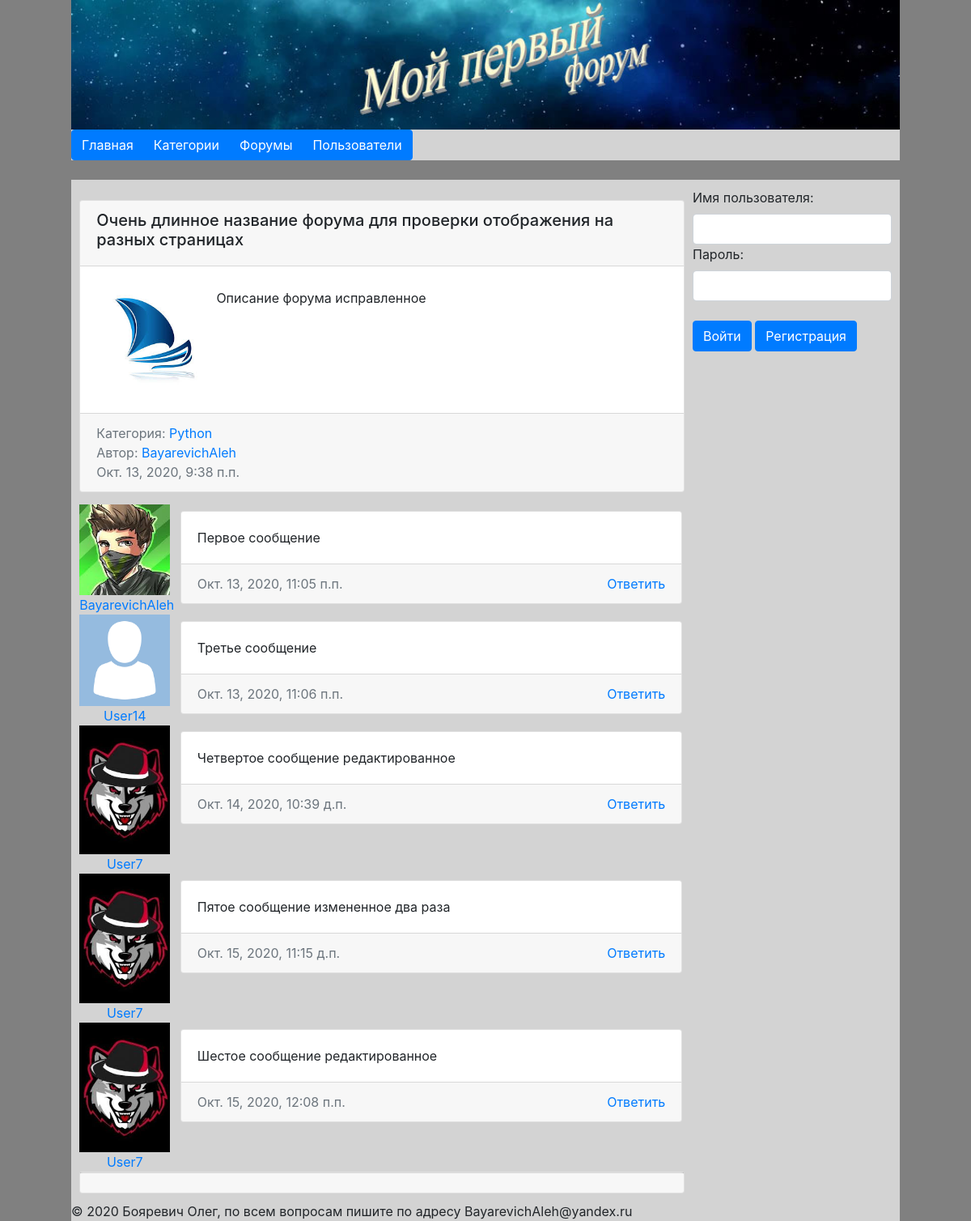
The app's page /forum/16 with its own data.
### Forum/models.py (models this page shows, shortened)
class Forum(models.Model):
    category = models.ForeignKey('Category', on_delete=models.SET_NULL, null=True,
                                 verbose_name='Категория')
    name = models.CharField(max_length=100, unique=True, verbose_name='Название')
    commit = RichTextField(blank=False, verbose_name='Описание')
    logo = models.ImageField(blank=True, upload_to='forumlogos/', verbose_name='Логотип')
    creator = models.ForeignKey('Users', on_delete=models.PROTECT, null=True, verbose_name='Создатель')
    is_published = models.BooleanField(default=True,
                                       verbose_name='Публичность')
    create_date = models.DateTimeField(auto_now_add=True, verbose_name='Дата создания')
    def __str__(self):
        return self.name
    class Meta:
        verbose_name = 'Форум'
        verbose_name_plural = 'Форумы'
        ordering = ['-create_date']

class Category(models.Model):
    title = models.CharField(max_length=150, db_index=True, unique=True, verbose_name='Название категории')
    commit = models.TextField(max_length=1000, verbose_name='Описание категории')
    def get_absolute_url(self):
        return reverse('category', kwargs={"category_id": self.pk})
    def __str__(self):
        return self.title
    class Meta:
        verbose_name = 'Котегория'
        verbose_name_plural = 'Категории'
        ordering = ['pk']

class Users(AbstractUser):
    age = models.DateField(blank=True, null=True, verbose_name='Дата Рождения', )
    photo = models.ImageField(blank=True, upload_to='userphotos/', verbose_name='Фото')
    status = models.CharField(max_length=150, choices=STATUS_CHOICES, default='active', verbose_name='Статус')
    def get_absolute_url(self):
        return reverse('user', kwargs={"username": self.username})
    def __str__(self):
        return self.username
    class Meta:
        verbose_name = 'Пользователь'
        verbose_name_plural = 'Пользователи'
        ordering = ['username']

class Message(models.Model):
    id_forum = models.ForeignKey('Forum', on_delete=models.CASCADE, null=True,
                                 verbose_name='Форум')
    id_user = models.ForeignKey('Users', on_delete=models.PROTECT, null=True,
                                verbose_name='Пользователь')
    text = RichTextField(blank=False, verbose_name='Сообщение')
    create_date = models.DateTimeField(auto_now_add=True)
    class Meta:
        verbose_name = 'Сообщение'
        verbose_name_plural = 'Сообщения'
        ordering = ['create_date']

### Forum/views.py (the view, shortened to what this page needs)
# urls.py: path('forum/<int:forum_id>', ForumView.as_view(), name='forum'),
class ForumView(MyListView):
    model = Message
    context_object_name = 'messages'
    template_name = 'Forum/forum.html'
    allow_empty = True
    paginate_by = 10
    def get_context_data(self, *, object_list=None, **kwargs):
        context = super(ForumView, self).get_context_data(**kwargs)
        try:
            context['forum'] = Forum.objects.get(pk=self.kwargs['forum_id'])
        except:
            return get_object_or_404(Forum, pk=self.kwargs['forum_id'])
        if context['forum'].is_published == False and self.request.user != context['forum'].creator:
            raise Http404('Форум не найден')
        context['title'] = f"Форум :: {context['forum']}"
        self.pages = context['page_obj']
        context['pages'] = self.get_pages()
        return context
    def get_queryset(self):
        return (Message.objects.filter(id_forum=self.kwargs['forum_id']))
    def get(self, request, *args, **kwargs):
        context = super(ForumView, self).get(request, *args, **kwargs)
        try:
            delete = request.GET['delete']
        except:
            return context

### Forum/utils.py (called while the page is built)
    def get_pages(self,):
        num_pages = self.pages.paginator.num_pages
        number = self.pages.number
        if num_pages < 10:
            return (range(1, num_pages + 1))
        elif number > num_pages - 5:
            return (range(num_pages - 8, num_pages + 1))
        else:
            return (range(number - 4, number + 4))

### Forum/views.py (called while the page is built)
    def get_context_data(self, *, object_list=None, **kwargs):
        context = super(__class__, self).get_context_data(**kwargs)
        context['userform'] = UserLoginForm
        context['title'] = self.title
        self.pages = context['page_obj']
        context['pages'] = self.get_pages()
        return context

### Forum/templates/Forum/forum.html (shortened to what this page needs)
{% extends 'base.html' %}
{% load staticfiles %}
{% block content %}
    <div class="card text-center" style="margin: 15px auto">
        <div class="card-header" align="left">
            <h5>{{ forum.name }}</h5>
        </div>
        <div class="card-body" align="left">
            <div class="col-1-4" style="width: 20%">
                {% if  forum.logo %}
                    <img src="/static{{ forum.logo.url }}" width="100%" alt="Логотип">
                {% else %}
                    <img src="/static/media/forumlogos/nologo.png" width="100%" alt="Логотип">
                {% endif %}
            </div>
            <div class="col-3-4"><p class="card-text" align="justify">{% autoescape off %}{{ forum.commit }}{% endautoescape %}</p></div>
        </div>
        <div class="card-footer text-muted" align="left">
            <div class="col" style="width: 70%; float: left; margin-left: -15px">
                Категория: <a href="{{ forum.category.get_absolute_url }}">{{ forum.category }}</a><br>
                Автор: <a href="{{ forum.creator.get_absolute_url }}">{{ forum.creator }}</a><br>
                {{ forum.create_date }}
            </div>
        </div>
    </div>
    {% for item in messages %}
        <div class="container">
            <div class="col-1-4" style="width: 15%; margin-left: 0px; margin-right: 5px" align="center">
                {% if item.id_user.photo %}
                    <img src="/static{{ item.id_user.photo.url }}" alt="User photo" width="100%">
                {% else %}
                    <img src="/static/media/userphotos/nophoto.png" alt="User photo" width="100%">
                {% endif %}
                <div align="center"><a href="{{ item.id_user.get_absolute_url }}">{{ item.id_user.username }}</a></div>
            </div>
            <div class="col-3-4" style="width: 83%;margin-right: -2%">
                <div class="card text-center">
                    <div class="card-body" align="left">
                        {% autoescape off %}{{ item.text }}{% endautoescape %}
                    </div>
                    <div class="card-footer text-muted" align="left">
                        <div class="col" style="width: 50%; float: left; margin-left: -15px">
                            {{ item.create_date }}
                        </div>
                        <div class="col" align="right" style="width: 50%; float: right; margin-right:-15px">
                            <form action="#" method="get" id="delete">
                                {% if request.user == item.id_user %}
                                    <a href="{{ forum.get_absolute_url }}/edit_message/{{ item.pk }}"
                                       onclick="document.getElementById('form1').submit(); return false;">Редактировать</a>
                                    |
                                    <a href="{{ forum.get_absolute_url }}?delete={{ item.pk }}"
                                       onclick="document.getElementById('form1').submit(); return false;">Удалить</a>
                                {% else %}
                                    <a href="#"
                                       onclick="document.getElementById('form1').submit(); return false;">Ответить</a>
                                {% endif %}
                            </form>
                        </div>
                    </div>
                </div>
            </div>
        </div>
    {% endfor %}
    <div class="card text-center" style="margin: 0 auto">
        <div class="card-footer text-muted" align="right">
        </div>
    </div>
{% endblock %}
{% block user %}
    {{ block.super }}
{% endblock %}

### Forum/static/css/style.css (style rules this page uses)
.container { width: 100%; max-width: 1024px; padding: 0px; margin: 0 auto; background-color: lightgrey; }
.container:after, .row:after { content: ""; display: table; clear: both; }
.col-3-4 { width: 73%; float: left; margin: 1%; }
.col-1-4 { width: 25%; float: left; }
body { background-color: gray; }

### records on screen
Forum: name "Очень длинное название форума для проверки отображения на разных страницах", logo (picture), commit "Описание форума исправленное", category "Python", creator "BayarevichAleh", create_date "Окт. 13, 2020, 9:38 п.п."
Message: id_user.photo (picture), id_user.username "BayarevichAleh", text "Первое сообщение", create_date "Окт. 13, 2020, 11:05 п.п.", shows "Ответить"
Message: id_user.username "User14", text "Третье сообщение", create_date "Окт. 13, 2020, 11:06 п.п.", shows "Ответить"
Message: id_user.photo (picture), id_user.username "User7", text "Четвертое сообщение редактированное", create_date "Окт. 14, 2020, 10:39 д.п.", shows "Ответить"
Message: id_user.photo (picture), id_user.username "User7", text "Пятое сообщение измененное два раза", create_date "Окт. 15, 2020, 11:15 д.п.", shows "Ответить"
Message: id_user.photo (picture), id_user.username "User7", text "Шестое сообщение редактированное", create_date "Окт. 15, 2020, 12:08 п.п.", shows "Ответить"

### other values on screen
{{ userform.username.label }} "Имя пользователя"
{{ userform.password.label }} "Пароль"
